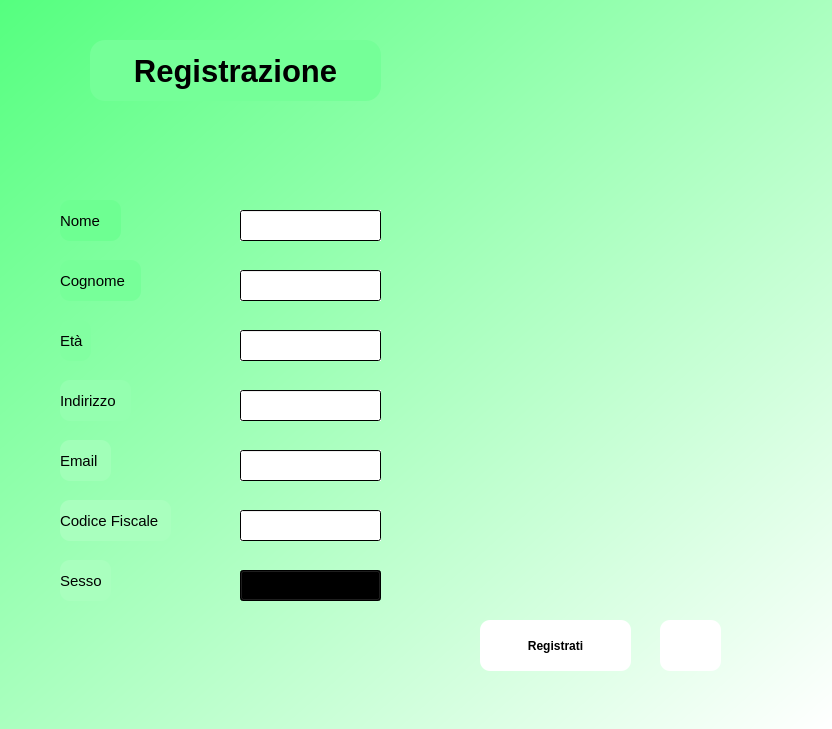
<?xml version="1.0" encoding="UTF-8"?>
<ui version="4.0">
 <class>Form</class>
 <widget class="QWidget" name="Form">
  <property name="geometry">
   <rect>
    <x>0</x>
    <y>0</y>
    <width>832</width>
    <height>729</height>
   </rect>
  </property>
  <property name="windowTitle">
   <string>Form</string>
  </property>
  <property name="styleSheet">
   <string notr="true">background-color: qlineargradient(spread:pad, x1:0, y1:0, x2:1, y2:1, stop:0 rgba(85, 255, 127, 255), stop:1 rgba(255, 255, 255, 255));</string>
  </property>
  <widget class="QLabel" name="label">
   <property name="geometry">
    <rect>
     <x>60</x>
     <y>200</y>
     <width>61</width>
     <height>41</height>
    </rect>
   </property>
   <property name="font">
    <font>
     <pointsize>11</pointsize>
    </font>
   </property>
   <property name="styleSheet">
    <string notr="true">border-radius: 10px;
background-color: qlineargradient(spread:pad, x1:0, y1:0, x2:1, y2:1, stop:1 rgba(110, 255, 146, 255));</string>
   </property>
   <property name="text">
    <string>Nome</string>
   </property>
  </widget>
  <widget class="QLabel" name="label_2">
   <property name="geometry">
    <rect>
     <x>90</x>
     <y>40</y>
     <width>291</width>
     <height>61</height>
    </rect>
   </property>
   <property name="font">
    <font>
     <pointsize>23</pointsize>
     <weight>75</weight>
     <bold>true</bold>
    </font>
   </property>
   <property name="styleSheet">
    <string notr="true">border-radius: 15px;
background-color: qlineargradient(spread:pad, x1:0, y1:0, x2:1, y2:1, stop:1 rgba(117, 255, 152, 255));</string>
   </property>
   <property name="text">
    <string>Registrazione</string>
   </property>
   <property name="alignment">
    <set>Qt::AlignCenter</set>
   </property>
   <property name="indent">
    <number>-6</number>
   </property>
  </widget>
  <widget class="QLabel" name="label_3">
   <property name="geometry">
    <rect>
     <x>60</x>
     <y>260</y>
     <width>81</width>
     <height>41</height>
    </rect>
   </property>
   <property name="font">
    <font>
     <pointsize>11</pointsize>
    </font>
   </property>
   <property name="styleSheet">
    <string notr="true">border-radius: 10px;
background-color: qlineargradient(spread:pad, x1:0, y1:0, x2:1, y2:1, stop:1 rgba(119, 255, 153, 255));</string>
   </property>
   <property name="text">
    <string>Cognome</string>
   </property>
  </widget>
  <widget class="QLabel" name="label_4">
   <property name="geometry">
    <rect>
     <x>60</x>
     <y>320</y>
     <width>31</width>
     <height>41</height>
    </rect>
   </property>
   <property name="font">
    <font>
     <pointsize>11</pointsize>
    </font>
   </property>
   <property name="styleSheet">
    <string notr="true">border-radius: 10px;
background-color: qlineargradient(spread:pad, x1:0, y1:0, x2:1, y2:1, stop:1 rgba(130, 255, 161, 255));</string>
   </property>
   <property name="text">
    <string>Età</string>
   </property>
  </widget>
  <widget class="QLabel" name="label_5">
   <property name="geometry">
    <rect>
     <x>60</x>
     <y>380</y>
     <width>71</width>
     <height>41</height>
    </rect>
   </property>
   <property name="font">
    <font>
     <pointsize>11</pointsize>
    </font>
   </property>
   <property name="styleSheet">
    <string notr="true">border-radius: 10px;
background-color: qlineargradient(spread:pad, x1:0, y1:0, x2:1, y2:1, stop:1 rgba(148, 255, 175, 255));</string>
   </property>
   <property name="text">
    <string>Indirizzo</string>
   </property>
  </widget>
  <widget class="QLabel" name="label_6">
   <property name="geometry">
    <rect>
     <x>60</x>
     <y>500</y>
     <width>111</width>
     <height>41</height>
    </rect>
   </property>
   <property name="font">
    <font>
     <pointsize>11</pointsize>
    </font>
   </property>
   <property name="styleSheet">
    <string notr="true">border-radius: 10px;
background-color: qlineargradient(spread:pad, x1:0, y1:0, x2:1, y2:1, stop:1 rgba(169, 255, 190, 255));</string>
   </property>
   <property name="text">
    <string>Codice Fiscale</string>
   </property>
  </widget>
  <widget class="QLabel" name="label_7">
   <property name="geometry">
    <rect>
     <x>60</x>
     <y>560</y>
     <width>51</width>
     <height>41</height>
    </rect>
   </property>
   <property name="font">
    <font>
     <pointsize>11</pointsize>
    </font>
   </property>
   <property name="styleSheet">
    <string notr="true">border-radius: 10px;
background-color: qlineargradient(spread:pad, x1:0, y1:0, x2:1, y2:1, stop:1 rgba(169, 255, 190, 255));</string>
   </property>
   <property name="text">
    <string>Sesso</string>
   </property>
  </widget>
  <widget class="QLabel" name="label_8">
   <property name="geometry">
    <rect>
     <x>60</x>
     <y>440</y>
     <width>51</width>
     <height>41</height>
    </rect>
   </property>
   <property name="font">
    <font>
     <pointsize>11</pointsize>
    </font>
   </property>
   <property name="styleSheet">
    <string notr="true">border-radius: 10px;
background-color: qlineargradient(spread:pad, x1:0, y1:0, x2:1, y2:1, stop:1 rgba(161, 255, 184, 255));</string>
   </property>
   <property name="text">
    <string>Email</string>
   </property>
  </widget>
  <widget class="QLineEdit" name="lineEdit">
   <property name="geometry">
    <rect>
     <x>240</x>
     <y>210</y>
     <width>141</width>
     <height>31</height>
    </rect>
   </property>
   <property name="styleSheet">
    <string notr="true">background-color: qlineargradient(spread:pad, x1:0, y1:0, x2:1, y2:1, stop:0 rgba(255, 255, 255, 255), stop:1 rgba(255, 255, 255, 255));</string>
   </property>
  </widget>
  <widget class="QLineEdit" name="cvle">
   <property name="geometry">
    <rect>
     <x>240</x>
     <y>510</y>
     <width>141</width>
     <height>31</height>
    </rect>
   </property>
   <property name="styleSheet">
    <string notr="true">background-color: qlineargradient(spread:pad, x1:0, y1:0, x2:1, y2:1, stop:0 rgba(255, 255, 255, 255), stop:1 rgba(255, 255, 255, 255));</string>
   </property>
  </widget>
  <widget class="QLineEdit" name="emaille">
   <property name="geometry">
    <rect>
     <x>240</x>
     <y>450</y>
     <width>141</width>
     <height>31</height>
    </rect>
   </property>
   <property name="styleSheet">
    <string notr="true">background-color: qlineargradient(spread:pad, x1:0, y1:0, x2:1, y2:1, stop:0 rgba(255, 255, 255, 255), stop:1 rgba(255, 255, 255, 255));</string>
   </property>
  </widget>
  <widget class="QLineEdit" name="indirizzole">
   <property name="geometry">
    <rect>
     <x>240</x>
     <y>390</y>
     <width>141</width>
     <height>31</height>
    </rect>
   </property>
   <property name="styleSheet">
    <string notr="true">background-color: qlineargradient(spread:pad, x1:0, y1:0, x2:1, y2:1, stop:0 rgba(255, 255, 255, 255), stop:1 rgba(255, 255, 255, 255));</string>
   </property>
  </widget>
  <widget class="QLineEdit" name="etale">
   <property name="geometry">
    <rect>
     <x>240</x>
     <y>330</y>
     <width>141</width>
     <height>31</height>
    </rect>
   </property>
   <property name="styleSheet">
    <string notr="true">background-color: qlineargradient(spread:pad, x1:0, y1:0, x2:1, y2:1, stop:0 rgba(255, 255, 255, 255), stop:1 rgba(255, 255, 255, 255));</string>
   </property>
  </widget>
  <widget class="QLineEdit" name="cognomele">
   <property name="geometry">
    <rect>
     <x>240</x>
     <y>270</y>
     <width>141</width>
     <height>31</height>
    </rect>
   </property>
   <property name="styleSheet">
    <string notr="true">background-color: qlineargradient(spread:pad, x1:0, y1:0, x2:1, y2:1, stop:0 rgba(255, 255, 255, 255), stop:1 rgba(255, 255, 255, 255));</string>
   </property>
  </widget>
  <widget class="QPushButton" name="pushButton">
   <property name="geometry">
    <rect>
     <x>660</x>
     <y>620</y>
     <width>61</width>
     <height>51</height>
    </rect>
   </property>
   <property name="cursor">
    <cursorShape>PointingHandCursor</cursorShape>
   </property>
   <property name="styleSheet">
    <string notr="true">border-radius: 10px;
background-color: qlineargradient(spread:pad, x1:0, y1:0, x2:1, y2:0, stop:0 rgba(255, 255, 255, 255), stop:1 rgba(255, 255, 255, 255));</string>
   </property>
   <property name="text">
    <string/>
   </property>
   <property name="icon">
    <iconset resource="../resource.qrc">
     <normaloff>:/no/loghi-icone/iconaindietro.PNG</normaloff>:/no/loghi-icone/iconaindietro.PNG</iconset>
   </property>
   <property name="iconSize">
    <size>
     <width>40</width>
     <height>40</height>
    </size>
   </property>
  </widget>
  <widget class="QPushButton" name="registrazionebtn">
   <property name="geometry">
    <rect>
     <x>480</x>
     <y>620</y>
     <width>151</width>
     <height>51</height>
    </rect>
   </property>
   <property name="font">
    <font>
     <pointsize>9</pointsize>
     <weight>75</weight>
     <bold>true</bold>
    </font>
   </property>
   <property name="cursor">
    <cursorShape>PointingHandCursor</cursorShape>
   </property>
   <property name="styleSheet">
    <string notr="true">border-radius: 10px;
background-color: qlineargradient(spread:pad, x1:0, y1:0, x2:1, y2:0, stop:0 rgba(255, 255, 255, 255), stop:1 rgba(255, 255, 255, 255));
</string>
   </property>
   <property name="text">
    <string>Registrati</string>
   </property>
   <property name="iconSize">
    <size>
     <width>30</width>
     <height>30</height>
    </size>
   </property>
  </widget>
  <widget class="QComboBox" name="sessocb">
   <property name="geometry">
    <rect>
     <x>240</x>
     <y>570</y>
     <width>141</width>
     <height>31</height>
    </rect>
   </property>
   <property name="styleSheet">
    <string notr="true">background-color: qlineargradient(spread:pad, x1:0, y1:0, x2:1, y2:1, stop:1 rgba(255, 255, 255, 255));</string>
   </property>
   <item>
    <property name="text">
     <string>...</string>
    </property>
   </item>
   <item>
    <property name="text">
     <string>Maschio</string>
    </property>
   </item>
   <item>
    <property name="text">
     <string>Femmina</string>
    </property>
   </item>
   <item>
    <property name="text">
     <string>Altro</string>
    </property>
   </item>
  </widget>
 </widget>
 <resources>
  <include location="../resource.qrc"/>
 </resources>
 <connections/>
</ui>
